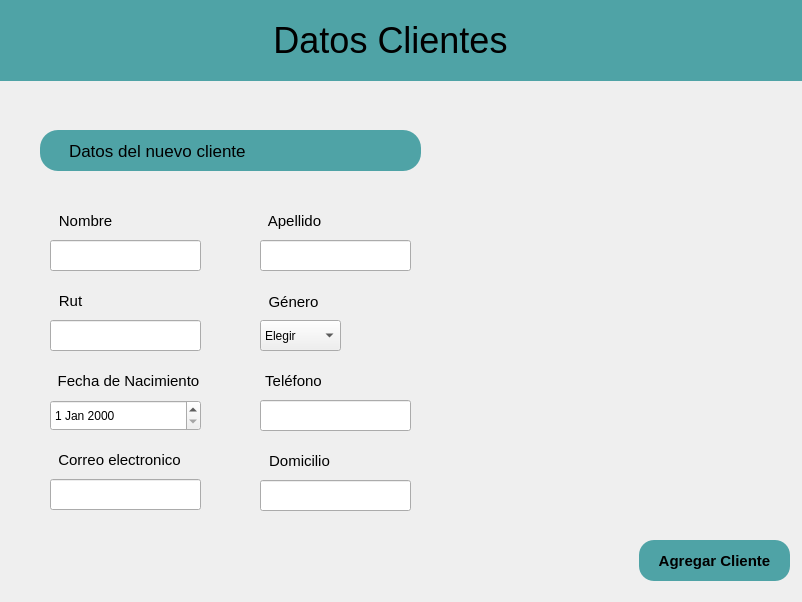
<?xml version="1.0" encoding="UTF-8"?>
<ui version="4.0">
 <class>ClienteNuevo</class>
 <widget class="QMainWindow" name="ClienteNuevo">
  <property name="geometry">
   <rect>
    <x>0</x>
    <y>0</y>
    <width>802</width>
    <height>602</height>
   </rect>
  </property>
  <property name="windowTitle">
   <string>Hotel</string>
  </property>
  <property name="windowIcon">
   <iconset>
    <normaloff>../Recursos/HotelMascota.png</normaloff>../Recursos/HotelMascota.png</iconset>
  </property>
  <widget class="QWidget" name="centralwidget">
   <widget class="QLabel" name="labelTitulo">
    <property name="geometry">
     <rect>
      <x>-20</x>
      <y>0</y>
      <width>831</width>
      <height>81</height>
     </rect>
    </property>
    <property name="font">
     <font>
      <family>Arial</family>
      <pointsize>27</pointsize>
      <weight>50</weight>
      <bold>false</bold>
     </font>
    </property>
    <property name="styleSheet">
     <string notr="true">background-color: rgb(79, 163, 166);</string>
    </property>
    <property name="text">
     <string>Datos Clientes </string>
    </property>
    <property name="alignment">
     <set>Qt::AlignCenter</set>
    </property>
   </widget>
   <widget class="QPushButton" name="BtnAtras">
    <property name="geometry">
     <rect>
      <x>20</x>
      <y>15</y>
      <width>51</width>
      <height>51</height>
     </rect>
    </property>
    <property name="cursor">
     <cursorShape>PointingHandCursor</cursorShape>
    </property>
    <property name="styleSheet">
     <string notr="true">background-color: rgb(79, 163, 166);
border-radius: 10px;</string>
    </property>
    <property name="text">
     <string/>
    </property>
    <property name="icon">
     <iconset>
      <normaloff>../Recursos/FotoBtnAtras.png</normaloff>../Recursos/FotoBtnAtras.png</iconset>
    </property>
    <property name="iconSize">
     <size>
      <width>50</width>
      <height>50</height>
     </size>
    </property>
   </widget>
   <widget class="QLabel" name="labelDatosNuevoClientes">
    <property name="geometry">
     <rect>
      <x>40</x>
      <y>130</y>
      <width>381</width>
      <height>41</height>
     </rect>
    </property>
    <property name="font">
     <font>
      <family>Arial</family>
      <pointsize>13</pointsize>
     </font>
    </property>
    <property name="styleSheet">
     <string notr="true">background-color: rgb(79, 163, 166);
border-radius: 18%;</string>
    </property>
    <property name="text">
     <string>Datos del nuevo cliente</string>
    </property>
    <property name="alignment">
     <set>Qt::AlignLeading|Qt::AlignLeft|Qt::AlignVCenter</set>
    </property>
    <property name="indent">
     <number>29</number>
    </property>
   </widget>
   <widget class="QLabel" name="labelIconFlechaAbajo">
    <property name="geometry">
     <rect>
      <x>359</x>
      <y>136</y>
      <width>31</width>
      <height>31</height>
     </rect>
    </property>
    <property name="text">
     <string/>
    </property>
    <property name="pixmap">
     <pixmap>../Recursos/IconFlechaAbajo.png</pixmap>
    </property>
    <property name="scaledContents">
     <bool>true</bool>
    </property>
   </widget>
   <widget class="QLabel" name="labelFotoPerrito">
    <property name="geometry">
     <rect>
      <x>507</x>
      <y>191</y>
      <width>281</width>
      <height>271</height>
     </rect>
    </property>
    <property name="text">
     <string/>
    </property>
    <property name="pixmap">
     <pixmap>../Recursos/FotoPerrito.png</pixmap>
    </property>
    <property name="scaledContents">
     <bool>true</bool>
    </property>
   </widget>
   <widget class="QLabel" name="labelNombre">
    <property name="geometry">
     <rect>
      <x>35</x>
      <y>200</y>
      <width>101</width>
      <height>41</height>
     </rect>
    </property>
    <property name="font">
     <font>
      <family>Arial</family>
      <pointsize>11</pointsize>
     </font>
    </property>
    <property name="text">
     <string>Nombre</string>
    </property>
    <property name="alignment">
     <set>Qt::AlignCenter</set>
    </property>
   </widget>
   <widget class="QLineEdit" name="inputNombre">
    <property name="geometry">
     <rect>
      <x>50</x>
      <y>240</y>
      <width>151</width>
      <height>31</height>
     </rect>
    </property>
    <property name="font">
     <font>
      <family>Arial</family>
      <pointsize>10</pointsize>
     </font>
    </property>
    <property name="text">
     <string/>
    </property>
   </widget>
   <widget class="QLabel" name="labelApellido">
    <property name="geometry">
     <rect>
      <x>244</x>
      <y>200</y>
      <width>101</width>
      <height>41</height>
     </rect>
    </property>
    <property name="font">
     <font>
      <family>Arial</family>
      <pointsize>11</pointsize>
     </font>
    </property>
    <property name="text">
     <string>Apellido</string>
    </property>
    <property name="alignment">
     <set>Qt::AlignCenter</set>
    </property>
   </widget>
   <widget class="QLineEdit" name="inputApellido">
    <property name="geometry">
     <rect>
      <x>260</x>
      <y>240</y>
      <width>151</width>
      <height>31</height>
     </rect>
    </property>
    <property name="font">
     <font>
      <family>Arial</family>
      <pointsize>10</pointsize>
     </font>
    </property>
    <property name="text">
     <string/>
    </property>
   </widget>
   <widget class="QLineEdit" name="inputRut">
    <property name="geometry">
     <rect>
      <x>50</x>
      <y>320</y>
      <width>151</width>
      <height>31</height>
     </rect>
    </property>
    <property name="font">
     <font>
      <family>Arial</family>
      <pointsize>10</pointsize>
     </font>
    </property>
    <property name="text">
     <string/>
    </property>
   </widget>
   <widget class="QLabel" name="labelRut">
    <property name="geometry">
     <rect>
      <x>20</x>
      <y>280</y>
      <width>101</width>
      <height>41</height>
     </rect>
    </property>
    <property name="font">
     <font>
      <family>Arial</family>
      <pointsize>11</pointsize>
     </font>
    </property>
    <property name="text">
     <string>Rut</string>
    </property>
    <property name="alignment">
     <set>Qt::AlignCenter</set>
    </property>
   </widget>
   <widget class="QLabel" name="labelFechaNacimiento">
    <property name="geometry">
     <rect>
      <x>53</x>
      <y>360</y>
      <width>151</width>
      <height>41</height>
     </rect>
    </property>
    <property name="font">
     <font>
      <family>Arial</family>
      <pointsize>11</pointsize>
     </font>
    </property>
    <property name="text">
     <string>Fecha de Nacimiento</string>
    </property>
    <property name="alignment">
     <set>Qt::AlignCenter</set>
    </property>
   </widget>
   <widget class="QDateEdit" name="dateEditFechaNacimiento">
    <property name="geometry">
     <rect>
      <x>50</x>
      <y>400</y>
      <width>151</width>
      <height>31</height>
     </rect>
    </property>
   </widget>
   <widget class="QLineEdit" name="inputCorreoElectronico">
    <property name="geometry">
     <rect>
      <x>50</x>
      <y>479</y>
      <width>151</width>
      <height>31</height>
     </rect>
    </property>
    <property name="font">
     <font>
      <family>Arial</family>
      <pointsize>10</pointsize>
     </font>
    </property>
    <property name="text">
     <string/>
    </property>
   </widget>
   <widget class="QLabel" name="labelCorreoElectronico">
    <property name="geometry">
     <rect>
      <x>54</x>
      <y>439</y>
      <width>131</width>
      <height>41</height>
     </rect>
    </property>
    <property name="font">
     <font>
      <family>Arial</family>
      <pointsize>11</pointsize>
     </font>
    </property>
    <property name="text">
     <string>Correo electronico</string>
    </property>
    <property name="alignment">
     <set>Qt::AlignCenter</set>
    </property>
   </widget>
   <widget class="QLabel" name="labelDomicilio">
    <property name="geometry">
     <rect>
      <x>234</x>
      <y>440</y>
      <width>131</width>
      <height>41</height>
     </rect>
    </property>
    <property name="font">
     <font>
      <family>Arial</family>
      <pointsize>11</pointsize>
     </font>
    </property>
    <property name="text">
     <string>Domicilio</string>
    </property>
    <property name="alignment">
     <set>Qt::AlignCenter</set>
    </property>
   </widget>
   <widget class="QLineEdit" name="inputDomicilio">
    <property name="geometry">
     <rect>
      <x>260</x>
      <y>480</y>
      <width>151</width>
      <height>31</height>
     </rect>
    </property>
    <property name="font">
     <font>
      <family>Arial</family>
      <pointsize>10</pointsize>
     </font>
    </property>
    <property name="text">
     <string/>
    </property>
   </widget>
   <widget class="QLabel" name="labelTelefono">
    <property name="geometry">
     <rect>
      <x>258</x>
      <y>360</y>
      <width>71</width>
      <height>41</height>
     </rect>
    </property>
    <property name="font">
     <font>
      <family>Arial</family>
      <pointsize>11</pointsize>
     </font>
    </property>
    <property name="text">
     <string>Teléfono</string>
    </property>
    <property name="alignment">
     <set>Qt::AlignCenter</set>
    </property>
   </widget>
   <widget class="QLineEdit" name="inputTelefono">
    <property name="geometry">
     <rect>
      <x>260</x>
      <y>400</y>
      <width>151</width>
      <height>31</height>
     </rect>
    </property>
    <property name="font">
     <font>
      <family>Arial</family>
      <pointsize>10</pointsize>
     </font>
    </property>
    <property name="text">
     <string/>
    </property>
   </widget>
   <widget class="QLabel" name="labelGenero">
    <property name="geometry">
     <rect>
      <x>258</x>
      <y>281</y>
      <width>71</width>
      <height>41</height>
     </rect>
    </property>
    <property name="font">
     <font>
      <family>Arial</family>
      <pointsize>11</pointsize>
     </font>
    </property>
    <property name="text">
     <string>Género</string>
    </property>
    <property name="alignment">
     <set>Qt::AlignCenter</set>
    </property>
   </widget>
   <widget class="QComboBox" name="comboBoxGenero">
    <property name="geometry">
     <rect>
      <x>260</x>
      <y>320</y>
      <width>81</width>
      <height>31</height>
     </rect>
    </property>
    <item>
     <property name="text">
      <string>Elegir</string>
     </property>
    </item>
    <item>
     <property name="text">
      <string>Femenino</string>
     </property>
    </item>
    <item>
     <property name="text">
      <string>Masculino</string>
     </property>
    </item>
   </widget>
   <widget class="QPushButton" name="BtnAgregarCliente">
    <property name="geometry">
     <rect>
      <x>639</x>
      <y>540</y>
      <width>151</width>
      <height>41</height>
     </rect>
    </property>
    <property name="font">
     <font>
      <family>Arial</family>
      <pointsize>11</pointsize>
      <weight>75</weight>
      <bold>true</bold>
     </font>
    </property>
    <property name="cursor">
     <cursorShape>PointingHandCursor</cursorShape>
    </property>
    <property name="styleSheet">
     <string notr="true">background-color: rgb(79, 163, 166);
border-radius:15px;</string>
    </property>
    <property name="text">
     <string>Agregar Cliente</string>
    </property>
   </widget>
  </widget>
 </widget>
 <resources/>
 <connections/>
</ui>
